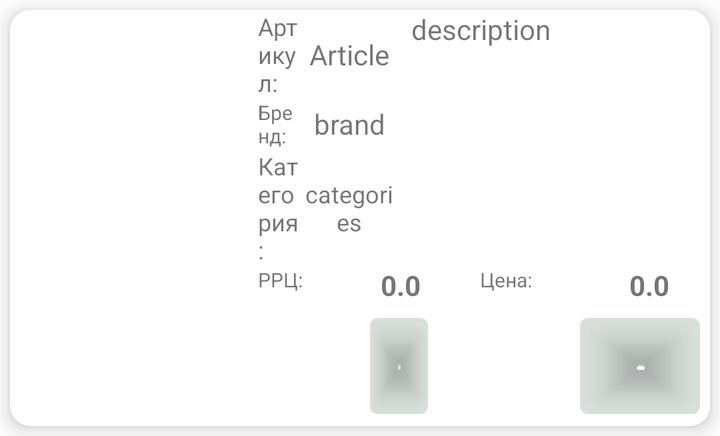
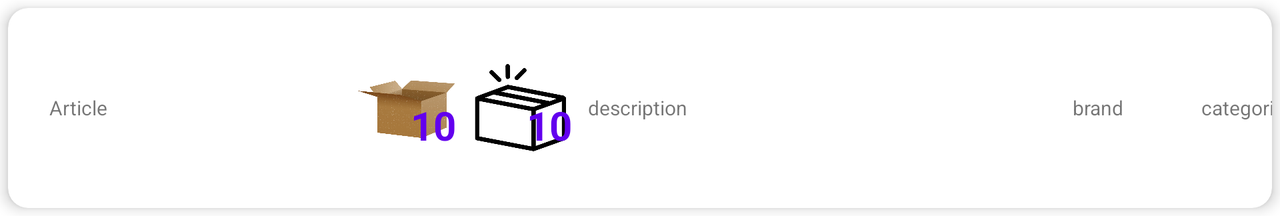

The same Android screen from two of the app's own layout files: first res/layout/ as a phone draws it, then the repository's variant for another configuration, drawn on a device whose configuration selects that folder. Both files follow.
<!-- AndroidManifest.xml: application theme Theme.GrandInstrument -->
<!-- res/layout/goods_list_item.xml -->
<?xml version="1.0" encoding="utf-8"?>
<androidx.cardview.widget.CardView
    xmlns:android="http://schemas.android.com/apk/res/android"
    xmlns:tools="http://schemas.android.com/tools"
    android:layout_width="match_parent"
    android:layout_height="wrap_content"
    xmlns:app="http://schemas.android.com/apk/res-auto"
    app:cardCornerRadius="10dp"
    app:cardElevation="6dp"
    android:layout_margin="5dp">

    <ScrollView
        android:layout_width="match_parent"
        android:layout_height="wrap_content">
        <LinearLayout
            android:layout_width="match_parent"
            android:layout_height="wrap_content"
            android:orientation="horizontal">

            <androidx.constraintlayout.widget.ConstraintLayout
                android:layout_width="120dp"
                android:layout_height="120dp">

                <ImageView
                    android:id="@+id/goods_iv"
                    android:layout_width="120dp"
                    android:layout_height="120dp"
                    android:layout_gravity="center"
                    android:background="@drawable/border_text_view"
                    android:clickable="true"
                    android:longClickable="true"
                    android:padding="4dp"
                    app:layout_constraintBottom_toBottomOf="parent"
                    app:layout_constraintEnd_toEndOf="parent"
                    app:layout_constraintStart_toStartOf="parent"
                    app:layout_constraintTop_toTopOf="parent" />

                <ImageView
                    android:id="@+id/iv_good_of_week"
                    android:layout_width="50dp"
                    android:layout_height="50dp"
                    android:layout_margin="4dp"
                    android:src="@drawable/sale"
                    app:layout_constraintBottom_toBottomOf="parent"
                    app:layout_constraintEnd_toEndOf="parent"
                    android:visibility="gone"/>
            </androidx.constraintlayout.widget.ConstraintLayout>

            <LinearLayout
                android:layout_width="match_parent"
                android:layout_height="wrap_content"
                android:orientation="vertical">

                <LinearLayout
                    android:layout_width="match_parent"
                    android:layout_height="wrap_content"
                    android:orientation="horizontal">

                    <LinearLayout
                        android:layout_width="match_parent"
                        android:layout_height="wrap_content"
                        android:layout_weight="2"
                        android:background="@drawable/border_text_view"
                        android:orientation="vertical">

                        <LinearLayout
                            android:layout_width="match_parent"
                            android:layout_height="wrap_content"
                            android:orientation="horizontal">

                            <TextView
                                android:layout_width="match_parent"
                                android:layout_height="wrap_content"
                                android:layout_gravity="start"
                                android:layout_weight="2"
                                android:gravity="start"
                                android:paddingStart="4dp"
                                android:text="Артикул:"
                                android:textSize="12sp"
                                android:textStyle="normal" />

                            <TextView
                                android:id="@+id/article_tv"
                                android:layout_width="match_parent"
                                android:layout_height="wrap_content"
                                android:layout_gravity="center"
                                android:layout_weight="1"
                                android:gravity="center"
                                android:text="Article"
                                android:textSize="14sp"
                                android:textStyle="normal"
                                android:textIsSelectable="true"/>
                        </LinearLayout>

                        <LinearLayout
                            android:layout_width="match_parent"
                            android:layout_height="wrap_content"
                            android:orientation="horizontal">

                            <TextView
                                android:layout_width="match_parent"
                                android:layout_height="wrap_content"
                                android:layout_gravity="start"
                                android:layout_weight="2"
                                android:gravity="start"
                                android:paddingStart="4dp"
                                android:text="Бренд:"
                                android:textSize="10sp"
                                android:textStyle="normal" />

                            <TextView
                                android:id="@+id/brand_tv"
                                android:layout_width="match_parent"
                                android:layout_height="wrap_content"
                                android:layout_gravity="center"
                                android:layout_weight="1"
                                android:gravity="center"
                                android:text="brand"
                                android:textSize="14sp"
                                android:textStyle="normal"
                                android:textIsSelectable="true"/>
                        </LinearLayout>

                        <LinearLayout
                            android:layout_width="match_parent"
                            android:layout_height="wrap_content"
                            android:orientation="horizontal">

                            <TextView
                                android:layout_width="match_parent"
                                android:layout_height="wrap_content"
                                android:layout_gravity="start"
                                android:layout_weight="2"
                                android:gravity="start"
                                android:paddingStart="4dp"
                                android:text="Категория:"
                                android:textSize="12sp"
                                android:textStyle="normal" />

                            <TextView
                                android:id="@+id/categories_tv"
                                android:layout_width="match_parent"
                                android:layout_height="wrap_content"
                                android:layout_gravity="center"
                                android:layout_weight="1"
                                android:gravity="center"
                                android:text="categories"
                                android:textSize="12sp"
                                android:textStyle="normal"
                                android:textIsSelectable="true"/>
                        </LinearLayout>

                    </LinearLayout>

                    <TextView
                        android:id="@+id/description_tv"
                        android:layout_width="match_parent"
                        android:layout_height="match_parent"
                        android:layout_gravity="center"
                        android:layout_weight="1"
                        android:background="@drawable/border_text_view"
                        android:paddingLeft="4dp"
                        android:text="description"
                        android:textSize="14sp"
                        android:textStyle="normal"
                        android:textIsSelectable="true"/>

                </LinearLayout>

                <LinearLayout
                    android:layout_width="match_parent"
                    android:layout_height="match_parent"
                    android:orientation="horizontal">

                    <LinearLayout
                        android:layout_width="match_parent"
                        android:layout_height="wrap_content"
                        android:layout_weight="1"
                        android:background="@drawable/border_text_view"
                        android:orientation="horizontal">

                        <TextView
                            android:layout_width="match_parent"
                            android:layout_height="wrap_content"
                            android:layout_weight="2"
                            android:paddingStart="4dp"
                            android:text="РРЦ:"
                            android:textSize="10sp"
                            android:textStyle="normal" />

                        <TextView
                            android:id="@+id/rrc_tv"
                            android:layout_width="match_parent"
                            android:layout_height="wrap_content"
                            android:layout_gravity="center"
                            android:layout_weight="1"
                            android:gravity="center"
                            android:text="0.0"
                            android:textSize="14sp"
                            android:textStyle="bold" />

                    </LinearLayout>


                    <LinearLayout
                        android:layout_width="match_parent"
                        android:layout_height="match_parent"
                        android:layout_weight="1"
                        android:background="@drawable/border_text_view"
                        android:orientation="horizontal"
                        android:visibility="gone">

                        <TextView
                            android:layout_width="match_parent"
                            android:layout_height="wrap_content"
                            android:layout_weight="2"
                            android:paddingStart="4dp"
                            android:text="ОПТ:"
                            android:textSize="10sp"
                            android:textStyle="normal" />

                        <TextView
                            android:id="@+id/opt_tv"
                            android:layout_width="match_parent"
                            android:layout_height="wrap_content"
                            android:layout_gravity="center"
                            android:layout_weight="1"
                            android:gravity="center"
                            android:text="0.0"
                            android:textSize="14sp"
                            android:textStyle="bold" />

                    </LinearLayout>

                    <LinearLayout
                        android:id="@+id/price_ll"
                        android:layout_width="match_parent"
                        android:layout_height="match_parent"
                        android:layout_weight="1"
                        android:background="@drawable/border_text_view"
                        android:orientation="horizontal">

                        <TextView
                            android:layout_width="match_parent"
                            android:layout_height="wrap_content"
                            android:layout_weight="1"
                            android:text="Цена:"
                            android:textSize="10sp"
                            android:textStyle="normal" />

                        <TextView
                            android:id="@+id/price_tv"
                            android:layout_width="match_parent"
                            android:layout_height="wrap_content"
                            android:layout_gravity="center"
                            android:layout_weight="1"
                            android:gravity="center"
                            android:text="0.0"
                            android:textSize="14sp"
                            android:textStyle="bold" />

                    </LinearLayout>


                </LinearLayout>


                <LinearLayout
                    android:layout_width="match_parent"
                    android:layout_height="wrap_content"
                    android:background="@drawable/border_text_view"
                    android:orientation="horizontal">

                    <LinearLayout
                        android:layout_width="60dp"
                        android:layout_height="60dp"
                        android:orientation="horizontal">

                        <TextView
                            android:id="@+id/present_cb"
                            android:layout_width="50dp"
                            android:layout_height="50dp"
                            android:layout_margin="4dp"
                            android:background="@color/grand_background"
                            android:textAlignment="center"
                            android:textColor="@android:color/white"
                            android:textSize="40sp"
                            android:textStyle="normal" />

                    </LinearLayout>

                    <RelativeLayout
                        android:layout_width="match_parent"
                        android:layout_height="wrap_content">

                        <Button
                            android:id="@+id/decrease_btn"
                            android:layout_width="60dp"
                            android:layout_height="60dp"
                            android:layout_alignParentStart="true"
                            android:layout_alignParentBottom="true"
                            android:layout_marginStart="105dp"
                            android:layout_marginBottom="0dp"
                            android:layout_weight="2"
                            android:gravity="center"
                            android:text="-" />

                        <TextView
                            android:id="@+id/quantity_tv"
                            android:layout_width="77dp"
                            android:layout_height="wrap_content"


                            android:layout_centerVertical="true"
                            android:layout_toStartOf="@+id/increment_btn"
                            android:layout_toLeftOf="@+id/increment_btn"
                            android:layout_toEndOf="@+id/decrease_btn"
                            android:layout_toRightOf="@+id/decrease_btn"
                            android:text="1"
                            android:textAlignment="center"
                            android:textSize="20sp" />

                        <Button
                            android:id="@+id/increment_btn"
                            android:layout_width="60dp"
                            android:layout_height="60dp"
                            android:layout_alignParentEnd="true"
                            android:layout_alignParentBottom="true"
                            android:layout_marginEnd="139dp"
                            android:layout_marginBottom="1dp"
                            android:layout_weight="2"
                            android:gravity="center|center_vertical"
                            android:text="+" />

                    </RelativeLayout>


                </LinearLayout>

            </LinearLayout>

        </LinearLayout>
    </ScrollView>


</androidx.cardview.widget.CardView>
<!-- resources referenced by this layout -->
<resources>
  <color name="grand_background">#FFFFFFFF</color>
  <!-- drawable border_text_view (drawable) -->
  <shape xmlns:android="http://schemas.android.com/apk/res/android" android:shape="rectangle" >
      <solid android:color="@android:color/white" />
      <stroke android:width="0dp" android:color="#4fa5d5" />
      <corners android:radius="10dp"></corners>
      <padding android:right="2dp"/>
  </shape>
  <!-- drawable sale: png bitmap (drawable, 277834 bytes) -->
  <style name="Theme.GrandInstrument" parent="Theme.MaterialComponents.DayNight.DarkActionBar">
          
          <item name="colorPrimary">@color/grand_color</item>
          <item name="colorPrimaryVariant">@color/purple_700</item>
          <item name="colorOnPrimary">@color/white</item>
          
          <item name="colorSecondary">@color/teal_200</item>
          <item name="colorSecondaryVariant">@color/teal_700</item>
          <item name="colorOnSecondary">@color/black</item>
          
          <item name="android:statusBarColor" tools:targetApi="l">?attr/colorPrimaryVariant</item>
          
      </style>
  <color name="grand_color">#2503321A</color>
  <color name="purple_700">#FF3700B3</color>
  <color name="white">#FFFFFFFF</color>
  <color name="teal_200">#FF03DAC5</color>
  <color name="teal_700">#FF018786</color>
  <color name="black">#FF000000</color>
</resources>
<!-- res/layout-land/goods_list_item.xml (the repository's variant of the layout above) -->
<!-- drawn on the phone turned sideways -->
<?xml version="1.0" encoding="utf-8"?>
<androidx.cardview.widget.CardView xmlns:android="http://schemas.android.com/apk/res/android"
    xmlns:app="http://schemas.android.com/apk/res-auto"
    xmlns:tools="http://schemas.android.com/tools"
    android:layout_width="match_parent"
    android:layout_height="wrap_content"
    android:layout_margin="4dp"
    android:layout_weight="1"
    app:cardCornerRadius="10dp"
    app:cardElevation="4dp">

    <ScrollView
        android:layout_width="match_parent"
        android:layout_height="wrap_content">

        <LinearLayout
            android:layout_width="match_parent"
            android:layout_height="wrap_content"
            android:orientation="horizontal">

            <TextView
                android:id="@+id/article_tv"
                android:layout_width="70dp"
                android:layout_height="wrap_content"
                android:layout_gravity="center"
                android:gravity="center"
                android:text="Article"
                android:textSize="10sp"
                android:textStyle="normal" />

            <androidx.constraintlayout.widget.ConstraintLayout
                android:layout_width="100dp"
                android:layout_height="100dp">

                <ImageView
                    android:id="@+id/goods_iv"
                    android:layout_width="100dp"
                    android:layout_height="100dp"
                    android:layout_gravity="center"
                    android:longClickable="true"
                    android:padding="4dp"
                    app:layout_constraintBottom_toBottomOf="parent"
                    app:layout_constraintEnd_toEndOf="parent"
                    app:layout_constraintStart_toStartOf="parent"
                    app:layout_constraintTop_toTopOf="parent" />

                <ImageView
                    android:id="@+id/iv_good_of_week"
                    android:layout_width="50dp"
                    android:layout_height="50dp"
                    android:layout_margin="4dp"
                    android:src="@drawable/sale"
                    app:layout_constraintBottom_toBottomOf="parent"
                    android:visibility="gone"
                    app:layout_constraintEnd_toEndOf="parent" />
            </androidx.constraintlayout.widget.ConstraintLayout>

            <LinearLayout
                android:layout_gravity="center_vertical"
                android:layout_width="350dp"
                android:layout_height="wrap_content">

                <RelativeLayout
                    android:id="@+id/rlBox"
                    android:layout_width="50dp"
                    android:layout_height="50dp"
                    android:layout_margin="4dp">

                    <ImageView
                        android:id="@+id/ivBox"
                        android:layout_width="match_parent"
                        android:layout_height="match_parent"
                        android:src="@drawable/box" />

                    <TextView
                        android:id="@+id/tvInBox"
                        android:layout_width="30dp"
                        android:layout_height="30dp"
                        android:layout_alignParentEnd="true"
                        android:layout_alignParentBottom="true"
                        android:gravity="end"
                        android:text="10"
                        android:textColor="@color/purple_500"
                        android:textSize="20sp"
                        android:textStyle="bold" />
                </RelativeLayout>

                <RelativeLayout
                    android:id="@+id/rlPackage"
                    android:layout_width="50dp"
                    android:layout_height="50dp"
                    android:layout_margin="4dp">

                    <ImageView
                        android:id="@+id/ivPackage"
                        android:layout_width="match_parent"
                        android:layout_height="match_parent"
                        android:src="@drawable/packet" />

                    <TextView
                        android:id="@+id/tvInPackage"
                        android:layout_width="30dp"
                        android:layout_height="30dp"
                        android:layout_alignParentEnd="true"
                        android:layout_alignParentBottom="true"
                        android:gravity="end"
                        android:text="10"
                        android:textColor="@color/purple_500"
                        android:textSize="20sp"
                        android:textStyle="bold" />
                </RelativeLayout>

                <TextView
                    android:id="@+id/description_tv"
                    android:layout_width="250dp"
                    android:layout_height="wrap_content"
                    android:layout_gravity="center"
                    android:paddingLeft="4dp"
                    android:text="description"
                    android:textSize="10sp"
                    android:textStyle="normal" />


            </LinearLayout>


            <TextView
                android:id="@+id/brand_tv"
                android:layout_width="50dp"
                android:layout_height="wrap_content"
                android:layout_gravity="center"
                android:gravity="center"
                android:text="brand"
                android:textSize="10sp"
                android:textStyle="normal" />

            <TextView
                android:id="@+id/categories_tv"
                android:layout_width="100dp"
                android:layout_height="wrap_content"
                android:layout_gravity="center"
                android:gravity="center"
                android:text="categories"
                android:textSize="10sp"
                android:textStyle="normal" />

            <TextView
                android:id="@+id/rrc_tv"
                android:layout_width="100dp"
                android:layout_height="wrap_content"
                android:layout_gravity="center"
                android:gravity="center"
                android:text="100 uah"
                android:textSize="10sp"
                android:textStyle="normal" />

            <TextView
                android:id="@+id/opt_tv"
                android:layout_width="100dp"
                android:layout_height="wrap_content"
                android:layout_gravity="center"
                android:gravity="center"
                android:text=""
                android:textSize="10sp"
                android:visibility="gone"
                android:textStyle="normal" />

            <TextView
                android:id="@+id/price_tv"
                android:layout_width="100dp"
                android:layout_height="wrap_content"
                android:layout_gravity="center"
                android:gravity="center"
                android:text="Цена"
                android:textSize="10sp"
                android:textStyle="normal" />

            <TextView
                android:id="@+id/present_cb"
                android:layout_width="50dp"
                android:layout_height="50dp"
                android:layout_gravity="center"
                android:background="@drawable/circle_background_red"
                android:text="-"
                android:textAlignment="center"
                android:textColor="@android:color/white"
                android:textSize="40sp"
                android:textStyle="normal" />

            <LinearLayout
                android:layout_width="200dp"
                android:layout_height="100dp">

                <Button
                    android:id="@+id/decrease_btn"
                    android:layout_width="50dp"
                    android:layout_height="100dp"
                    android:text="-" />

                <TextView
                    android:id="@+id/quantity_tv"
                    android:layout_width="100dp"
                    android:layout_height="wrap_content"
                    android:layout_gravity="center"
                    android:gravity="center"
                    android:text="1"
                    android:textSize="15sp"
                    android:textStyle="bold" />

                <Button
                    android:id="@+id/increment_btn"
                    android:layout_width="50dp"
                    android:layout_height="100dp"
                    android:text="+" />

            </LinearLayout>
        </LinearLayout>
    </ScrollView>


</androidx.cardview.widget.CardView>
<!-- resources referenced by the variant -->
<!-- as the phone turned sideways resolves them -->
<resources>
  <color name="purple_500">#FF6200EE</color>
  <!-- drawable box: png bitmap (drawable, 234502 bytes) -->
  <!-- drawable circle_background_red (drawable) -->
  <?xml version="1.0" encoding="utf-8"?>
  <shape xmlns:android="http://schemas.android.com/apk/res/android"
      android:shape="oval">
      <solid android:color="@color/grand_not_on_warehouse"/>
      <size android:width="50dp" android:height="50dp"/>
  </shape>
  <!-- drawable packet: png bitmap (drawable, 46580 bytes) -->
  <!-- drawable sale: png bitmap (drawable, 277834 bytes) -->
  <style name="Theme.GrandInstrument" parent="Theme.MaterialComponents.DayNight.DarkActionBar">
          
          <item name="colorPrimary">@color/grand_color</item>
          <item name="colorPrimaryVariant">@color/purple_700</item>
          <item name="colorOnPrimary">@color/white</item>
          
          <item name="colorSecondary">@color/teal_200</item>
          <item name="colorSecondaryVariant">@color/teal_700</item>
          <item name="colorOnSecondary">@color/black</item>
          
          <item name="android:statusBarColor" tools:targetApi="l">?attr/colorPrimaryVariant</item>
          
      </style>
  <color name="grand_not_on_warehouse">#A12D08</color>
  <color name="grand_color">#2503321A</color>
  <color name="purple_700">#FF3700B3</color>
  <color name="white">#FFFFFFFF</color>
  <color name="teal_200">#FF03DAC5</color>
  <color name="teal_700">#FF018786</color>
  <color name="black">#FF000000</color>
</resources>
